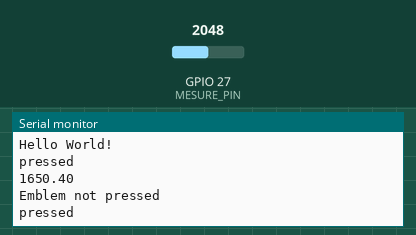
Simulated run of this sketch. Board: ESP32. Parts: the last lines printed to the serial monitor. Inputs (shaded band) come from the test bench; at power-on: GPIO 27 (MESURE_PIN) = 2048. Nothing arrives over Bluetooth unless stated; a phone connects over Bluetooth LE 3 s after start.

Above: at 1.2 s.
1.3 s: GPIO 27 (MESURE_PIN) set to 2866
At 2.5 s:
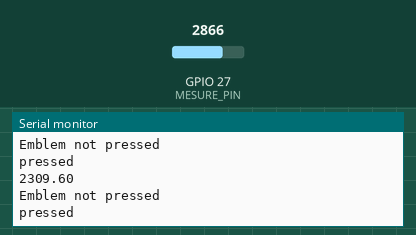
2.8 s: GPIO 27 (MESURE_PIN) set to 3603
At 3.8 s:
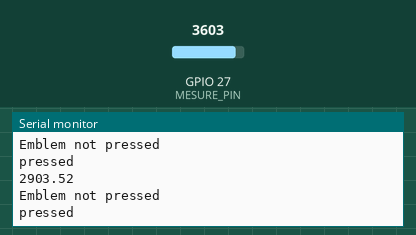
Timing chart, 0 to 5.8 s (numbered marks = the images above; inputs shaded):
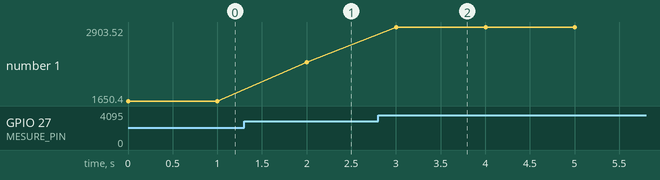

Measured:
- after the input at 1.3 s, the serial monitor: prints a new line after 0.70 s (image 1)
- after the input at 2.8 s, the serial monitor: prints a new line after 0.20 s (image 2)
- plotted number 1: 1650.4 → 2309.6 after the input at 1.3 s, 2309.6 → 2903.52 after the input at 2.8 s

The sketch:

BLEComm.ino
```cpp
#include <BLEDevice.h>
#include <BLEServer.h>
//#include <driver/adc.h>
// Working sketch for BLE Communication!

#define MESURE_PIN 27 // GIOP27 pin connected as mesure Pin

BLEServer *pServer = NULL;
BLEService *pService = NULL;
BLECharacteristic pCharacteristic("beb5483e-36e1-4688-b7f5-ea07361b26a8", BLECharacteristic::PROPERTY_READ | BLECharacteristic::PROPERTY_NOTIFY);
BLEDescriptor pDescriptor("00002902-0000-1000-8000-00805f9b34fb");

bool deviceConnected = false; //Connectionstate

bool emblemPressed = false; //Flag emblem pressed

int sensorValue; // the previous state from the input pin
float milliVoltage;     // the current reading from the input pin
int connection; // The state of the connection (on Phone/ not on phone)

//Setup callbacks onConnect and onDisconnect
class MyServerCallbacks: public BLEServerCallbacks {
  void onConnect(BLEServer* pServer) {
    deviceConnected = true;
  };
  void onDisconnect(BLEServer* pServer) {
    deviceConnected = false;
  }
};

void setup() {
// Start serial communication
  Serial.begin(115200);

  connection = 0;

  pinMode(MESURE_PIN, INPUT); //Set MESURE_PIN as input

 /* // Setze ADC-Modus
  analogReadResolution(12); // 12-bit Auflösung
  analogSetAttenuation(ADC_11db); // Eingangsspannungsbereich: 0-3.6V
*/

  // create the BLE Device
  BLEDevice::init("My ESP32 Device");

  // create the BLE Server
  pServer = BLEDevice::createServer();
  pServer->setCallbacks(new MyServerCallbacks());

  // create the BLE Service
  pService = pServer->createService("4fafc201-1fb5-459e-8fcc-c5c9c331914b");

  // create a BLE Characteristic
  pService->addCharacteristic(&pCharacteristic);
  pDescriptor.setValue("Charakteristik ESP");
  pCharacteristic.addDescriptor(&pDescriptor);

  // add data to the characteristic
  pCharacteristic.setValue("Hello World!");

  // start the service
  pService->start();

  // start advertising
  BLEAdvertising *pAdvertising = BLEDevice::getAdvertising();
  pAdvertising->addServiceUUID(pService->getUUID());
  pAdvertising->start();
  pServer->getAdvertising()->start();
  Serial.println("Waiting a client connection to notify...");

  BLECharacteristic *test = pService->getCharacteristic("beb5483e-36e1-4688-b7f5-ea07361b26a8");
  Serial.println(pDescriptor.getUUID().toString().c_str());
}

void loop() {

  // Lese analogen Wert von GPIO27
  int analogValue = analogRead(MESURE_PIN); // Liest ADC-Wert (0-4095) vom Pin 27

  // Konvertiere ADC-Wert in Spannungswert
  float milliVoltage = analogValue * (3.3 / 4095.0) *1000; // ADC-Wert * (Eingangsspannungsbereich / ADC-Auflösung)

 /* // Gib den Spannungswert aus
  Serial.print("Analogwert: ");
  Serial.print(analogValue);
  Serial.print(", Spannung: ");
  Serial.print(voltage, 3); // Runde auf 3 Dezimalstellen
  Serial.println(" V");

  delay(1000); // Warte 1 Sekunde
*/
  sensorValue = analogRead(MESURE_PIN);//adc1_get_raw(ADC1_CHANNEL_0); //

  // Umrechnung des Analogwertes (welcher von 0 bis 4094 reicht) in eine Spannung von (0V bis 3.3V):
  milliVoltage = (sensorValue * 3.3) / 4095.0 *1000; //der esp gibt im vergrleich zum Arduino einen wert zwischen 0 und 4094 aus!

  // Ausgabe des Wertes über die serielle Schnittstelle
  Serial.println(milliVoltage);
  Serial.println(pCharacteristic.getValue().c_str());

  if (milliVoltage > 25) { // den wert erst fixen, wenn der prototyp gemacht ist!!
    pCharacteristic.setValue("Emblem pressed");
    pCharacteristic.notify(true);
    Serial.println("pressed");
    delay(1000); // delay, damit nicht mehrmals die notification gesendet wird bei der berührung!
    pCharacteristic.setValue("Emblem not pressed");
    pCharacteristic.notify(true);
  }

}
```
